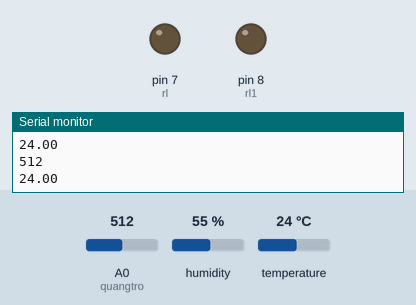
The sketch below on a simulated Arduino Uno, built with avr-gcc and run on an emulated ATmega328P. On the bench: output pins drawn as LEDs (lit = HIGH), the last lines printed to the serial monitor. The test bench sets the inputs (shaded band); at power-on: temperature 24 °C, A0 (quangtro) = 512, humidity 55 %.

Above: at 1.2 s.
1.3 s: temperature set to 29 °C
3.2 s: temperature set to 32 °C
At 4.8 s:
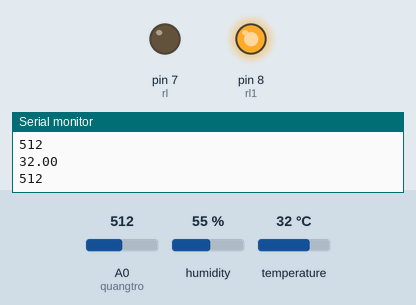
5.5 s: A0 (quangtro) set to 984
7.0 s: A0 (quangtro) set to 1015
At 8.1 s:
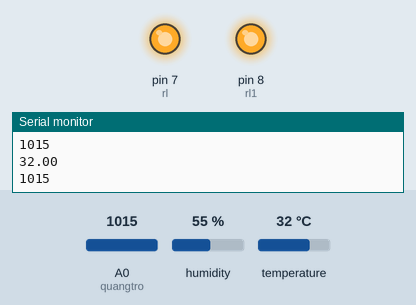
8.5 s: temperature set to 12 °C
At 10.5 s:
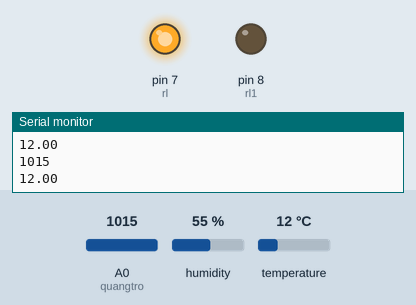
11.6 s: temperature set to 33 °C
At 13.0 s:
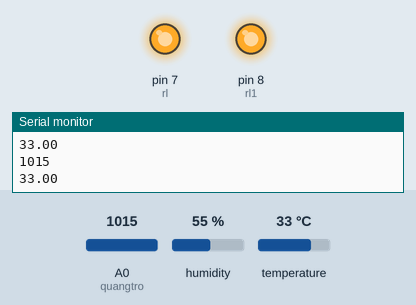
Timing chart, 0 to 14.6 s (numbered marks = the images above; inputs shaded):
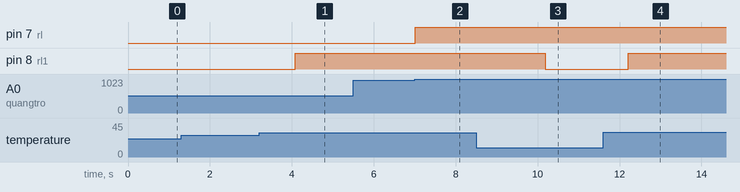

The sketch:

nhietdo_DHT11__cambienanhsang.ino
```cpp
#include "DHT.h"
#define rl 7
#define rl1 8
int quangtro = A0;
int dht_pin = 9;
int DHTTYPE = DHT11;
DHT dht(dht_pin, DHTTYPE);

void setup()
{
  Serial.begin(9600);
  pinMode(rl, OUTPUT);
  Serial.begin(9600);
  dht.begin();
  pinMode(rl1, OUTPUT);
}
void loop()
 {
  int giatriQuangtro = analogRead(quangtro);
  Serial.println(giatriQuangtro);
  if (giatriQuangtro > 1000)
  {
    digitalWrite(rl, 1);
  }
  else
  {
    digitalWrite(rl, 0);
  }
  float t = dht.readTemperature();
  Serial.println(t);
  if (t > 30)
  {
    digitalWrite(rl1, 1);
  }
  else
  {
    digitalWrite(rl1, 0);
  }
 }
```

Measured:
- the behaviour switches between 30 and 31 °C on temperature (found by bisection; images 0 and 1)
- the behaviour switches between 1000 and 1001 on A0 (quangtro) (found by bisection; images 1 and 2)
- after the input at 3.2 s, pin 8 (rl1): LOW → HIGH after 0.89 s
- after the input at 7.0 s, pin 7 (rl): LOW → HIGH at once
- after the input at 8.5 s, pin 8 (rl1): HIGH → LOW after 1.7 s
- after the input at 11.6 s, pin 8 (rl1): LOW → HIGH after 0.61 s
